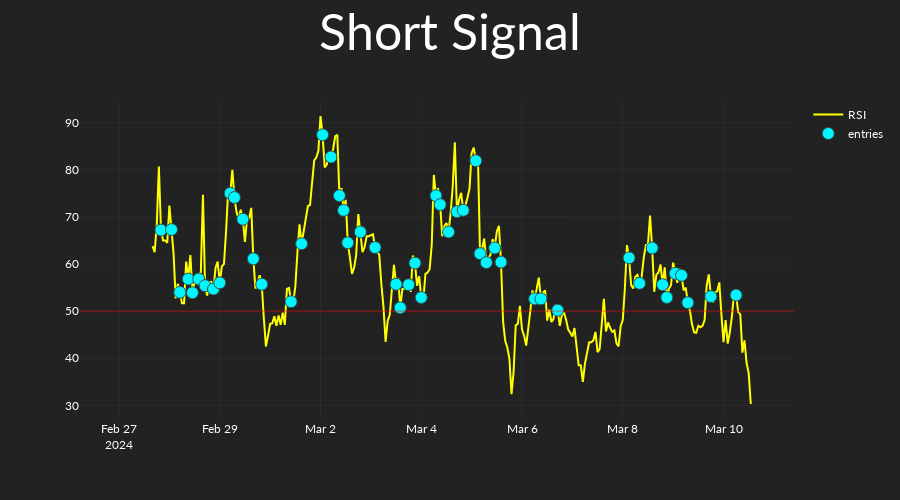

Write notebook code for a chart like this one.
### Code cell
short_start = RSIRisingFalling(
    long_short="short",
    rsi_length=np.array([14]),
    rsi_is_above=np.arange(50,76,5),
)

short_start.set_entries_exits_array(
    candles=candles,
    ind_set_index=0,
)
short_start.plot_signals(candles=candles)

### Figure 1 — Plotly figure (JSON) as saved in the notebook; plotly's stock layout.template omitted (floating-point values rounded to 4 significant figures; data arrays with more than 128 entries replaced by an {"elided": "..."} marker saying what was removed)
{"data": [{"line": {"color": "yellow"}, "name": "RSI", "type": "scatter", "x": {"elided": "300 str values"}, "y": {"elided": "300 float values"}}, {"marker": {"color": "#00F6FF", "line": {"color": "DarkSlateGrey", "width": 1}, "size": 12, "symbol": "circle"}, "mode": "markers", "name": "entries", "type": "scatter", "x": {"elided": "300 str values"}, "y": {"elided": "300 float values"}}], "layout": {"height": 500, "shapes": [{"line": {"color": "red"}, "opacity": 0.3, "type": "line", "x0": 0, "x1": 1, "xref": "x domain", "y0": 50, "y1": 50, "yref": "y"}], "title": {"font": {"size": 50}, "text": "Short Signal", "x": 0.5, "xanchor": "center"}, "xaxis": {"rangeslider": {"visible": false}}}}
